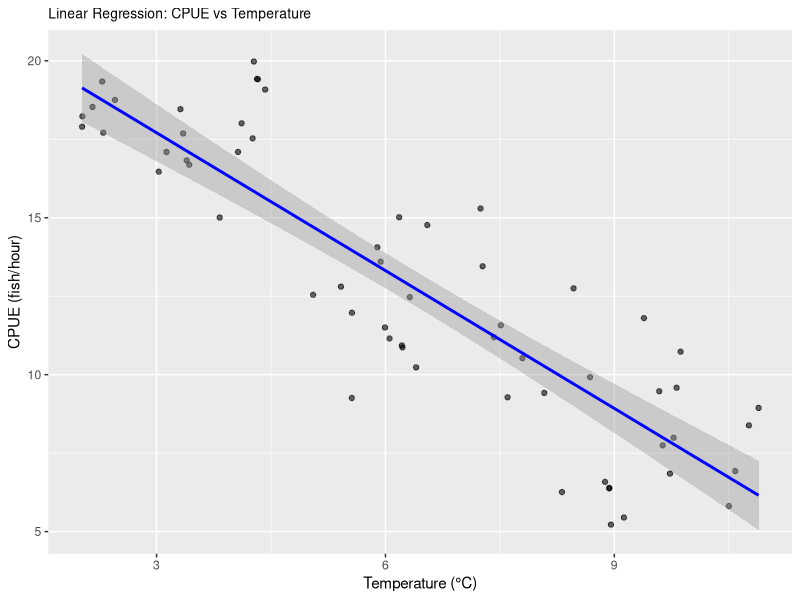
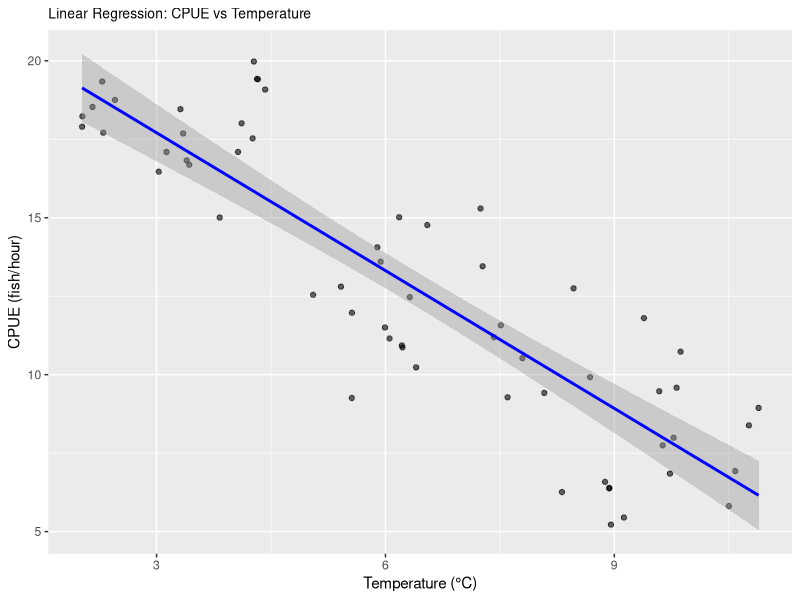

These charts were generated, in order, by the following R code:
# git hub to website:
# go to terminal
# git status
# git pull
# git status
# git add -A
# git status
# git commit -am 'brief message'
# git status
# git push
# git status
# git pull



# homework 4

# Question 1
x = 1.1
a = 2.2
b = 3.3

# a.
z <- x^a^b
print(z)

# b.
z <- (x^a)^b
print(z)

# c. 
z <- 3*x^3 + 2*x^2 + 1
print(z)

# Question 2
?rep()
?seq()

# a.
rep(c(seq(1,8), seq(7,1)))

# b.
rep(rep(1:5, times = 1:5))

# c.
rep(5:1, times = 1:5)

# Question 3
?asin() 
?acos()
?atan()
?runif

# Make the two random uniform vectors
set.seed(123)
x <- runif(1)
print(x)
y <- runif(1)
print(y)

# Convert to polar coordinates
polar <- sqrt(x^2 + y^2)

theta = atan2(y,x)

print("Polar coordinates:")
print(c("r =", polar))
print(c("θ (in radians) =", theta))
print(c("θ (in degrees) =", theta * (180/pi)))

# Question 4
queue <- c("sheep", "fox", "owl", "ant")
queue <- c("sheep", "fox", "owl", "ant", "serpent")
queue <- c("donkey", "sheep", "fox", "owl", "ant", "serpent")
queue <- c("donkey", "sheep", "fox", "owl", "ant")
queue <- c("donkey", "sheep", "fox", "ant")
queue <- c("donkey", "sheep", "fox", "aphid", "ant")

# the aphid is the 4th in line

# Question 5
# Create sequence from 1 to 100
numbers <- 1:100

# vector of all of the integers from 1 to 100 that are not divisible by 2, 3, or 7
result <- numbers[numbers %% 2 != 0 & numbers %% 3 != 0 & numbers %% 7 != 0]
print(result)


# homework 5 ---------------------------------------

# Question 1 : Assign to the variable n_dims a single random integer between 3 and 10.
# make this reproducible by using the set.seed() however, if you want new numbers you can comment this out
# set.seed(25) 
# randomly assign a single random integer between 3 and 10 
n_dims <- sample(3:10, 
                 size = 1)
print(n_dims)

# part a: Create a vector of consecutive integers from 1 to n_dims^2. 
# we need to create a vector of numbers 1: n_dims^2
numbers <- 1:(n_dims^2)
print(numbers)

#part b: Use the sample function to randomly reshuffle these values.
numbers <- sample(numbers)
print(numbers)

# part c: create a square matrix with these elements.
# this needs to be square so we need to use 9 X 9 matrix because
square_matrix <- matrix(numbers, 
                 nrow = n_dims, 
                 ncol = n_dims)

# part d: print out the matrix.
print(square_matrix)

# part e: find a function in r to transpose the matrix.
# I found the t() function to transpose my 9 X 9 matrix
transposed <- t(square_matrix)

# part f: print it out again and note how it has changed.
print(transposed) # it flipped flopped the columns and the rows in the matrix. For example, the value in [1,2] of 67 for the square_matrix matrix moved to [2,1] in the transposed matrix

# part g: calculate the sum and the mean of the elements in the first row and then the last row.
# For the first row of the transposed matrix
sum_first_row <- sum(transposed[1, ])
print(sum_first_row)
mean_first_row <- mean(transposed[1, ])
print(mean_first_row)

# For the last row of the transposed matrix
sum_last_row <- sum(transposed[n_dims, ])
print(sum_last_row)
mean_last_row <- mean(transposed[n_dims, ])
print(mean_last_row)

# part h: read about the eigen() function and use it on your matrix
?eigen()

eigen_matrix <- eigen(transposed)
print(eigen_matrix)

# part i: look carefully at the elements of $values and $vectors in the output. What kind of numbers are these?
eigen_matrix$values
eigen_matrix$vectors

# I have read the R help file on the output from the eigen() function. The help file states that the values and vectors may contain complex numbers. 

# part j: dig in with the typeof() function to figure out their type.

# Check the typeof() for the values of of the eigen matrix
typeof(eigen_matrix$values) 
# this returned that the values are complex

# What is the typeof() of the vectors in the eigen table?
typeof(eigen_matrix$vectors)
# This also returned a complex type

# part k: if have set your code up properly, you should be able to re-run it and create a matrix of different size because n_dims will change.

# I re ran the code and it changed the n_dims. However, if I wanted to keep the same table, I would run the set.seed() function to prevent it from changing each time and it is reproducible. 


# Question 2 ----------------------------------
# part a: Create a list with the following named elements: my_matrix, which is a 4 x 4 matrix filled with random uniform values
my_matrix <- matrix(runif(16), nrow = 4, ncol = 4)
print(my_matrix)

# part b: my_logical which is a 100-element vector of TRUE or FALSE values. Do this efficiently by setting up a vector of random values and then applying an inequality to it.
my_logical <- runif(100) > 0.5
print(my_logical)

# part c: my_letters, which is a 26-element vector of all the lower-case letters in random order.
my_letters <- sample(letters)
print(my_letters)

# Now I need to create a list of all of these. 
# Create the list with all three named elements
my_list <- list(
  my_matrix = my_matrix,
  my_logical = my_logical,
  my_letters = my_letters
)
str(my_list)
print(my_list)

# part d: create a new list, which has the element[2,2] from the matrix, the second element of the logical vector, and the second element of the letters vector.
my_list2 <- list(
  matrix_element = my_list$my_matrix[2,2],
  logical_element = my_list$my_logical[2],
  letter_element = my_list$my_letters[2]
)
str(my_list2)
print(my_list2)

# part e: use the typeof() function to confirm the underlying data types of each component in this list
typeof(my_list2$matrix_element) # double
typeof(my_list2$logical_element) # logical
typeof(my_list2$letter_element) # character

# part f: combine the underlying elements from the new list into a single atomic vector with the c() function.
vector <- c(my_list2$matrix_element,
            my_list2$logical_element,
            my_list2$letter_element)

# part g: what is the data type of this vector?
typeof(vector)
# it is a character

# Question 3 ------------------------------------
# part a: Create a data frame with the two variables (= columns) and 26 cases (= rows) below: call the first variable my_unis and fill it with 26 random uniform values from 0 to 10
# First we need to create my_unis
# part b: call the second variable my_letters and fill it with 26 capital letters in random order.
# now we need to make my_letters
my_df <- data.frame(
  my_unis = runif(26, min = 0, max = 10),
  my_letters = sample(LETTERS)
)
print(my_df)

# part c: for the first variable, use a single line of code in R to select 4 random rows and replace the numerical values in those rows with NA.
my_df$my_unis[sample(1:26, 4)] <- NA 

# part d: for the first variable, write a single line of R code to identify which rows have the missing values.
which(is.na(my_df$my_unis)) # columns 4, 5, 18, 21 have missing columns

# part e: re-order the entire data frame to arrange the second variable in alphabetical order
my_df <- my_df[order(my_df$my_letters), ]

# part f: calculate the column mean for the first variable.
mean_variable1 <- mean(my_df$my_unis, na.rm = TRUE) # 5.15755






# Homework 6 --------------------------

# Question 1. Think about an ongoing study in your lab (or a paper you have read in a different class), and decide on a pattern that you might expect in your experiment if a specific hypothesis were true.

# I am in Dr. Mark Henderson's lab studying catch per unit effort (CPUE; fish/hr) of Atlantic Salmon in Lake Champlain using boat electrofishing. We have generated CPUE of Atlantic Salmon catch rates for a sampling protocol for fish collection for acoustic telemetry studies. Understanding the optimal sampling time is beneficial for us because we want to be most efficient while collecting fish in the field. We are interested in how the water temperature of Lake Champlain effects the CPUE of Atlantic Salmon. We hypothesize that as the water temperature increases, the CPUE of Atlantic Salmon will decrease because the Atlantic Salmon will be in deeper water and out of the electrical field where we are shocking (<15 ft.). The Atlantic Salmon are cold-water fish and want to live in the cooler and deeper waters when the surface temperature is higher. 

# Question 2. To start simply, assume that the data in each of your treatment groups follow a normal distribution. Specify the sample sizes, means, and variances for each group that would be reasonable if your hypothesis were true. You may need to consult some previous literature and/or an expert in the field to come up with these numbers.

# Question 3. Using the methods we have covered in class, write code to create a random data set that has these attributes. Organize these data into a data frame with the appropriate structure.
library(ggplot2)
library(dplyr)

# Set seed for reproducibility
# set.seed(25)

# Create the dataframe
?rnorm()

low <- data.frame(
  temp_group = "Low (2-4.9°C)",
  CPUE = rnorm(n = 20, mean = 18, sd = 1.2),
  temperature = runif(20, 2, 4.9));low

medium <- data.frame(
  temp_group = "Medium (5-7.9°C)",
  CPUE = rnorm(n = 20, mean = 12, sd = 1.5),
  temperature = runif(20, 5, 7.9));medium

high <- data.frame(
  temp_group = "High (8-10.9°C)",
  CPUE = rnorm(n = 20, mean = 8, sd = 2),
  temperature = runif(20, 8, 10.9));high

# combine all of the the datasets together to make a big dataset with low, medium, and high datasets
data <- rbind(low, medium, high)

# Question 4. Now write code to analyze the data (probably as an ANOVA or regression analysis, but possibly as a logistic regression or contingency table analysis. Write code to generate a useful graph of the data.

# First, we can do a linear regression on the continuous variables 
# Fit linear model
linear_regression <- lm(CPUE ~ temperature, data = data)

my_out <- c(slope=summary(linear_regression)$coefficients[2,1],
            p_value=summary(linear_regression)$coefficients[2,4],
            r_squared = summary(linear_regression)$r.squared);my_out

print(summary(linear_regression))

## 

# 3. Visualizations
# Create scatter plot with regression line
salmon_plot <- ggplot(data, aes(x = temperature, y = CPUE)) +
  geom_point(alpha = 0.6) +
  geom_smooth(method = "lm", color = "blue") +
  labs(
    title = "Linear Regression: CPUE vs Temperature",
    x = "Temperature (°C)",
    y = "CPUE (fish/hour)"
  ) + theme(plot.title = element_text(size = 10));salmon_plot

print(salmon_plot)


# Question 5. Try running your analysis multiple times to get a feeling for how variable the results are with the same parameters, but different sets of random numbers.

## I have rerun the code above so that the random numbers change each time to see the differences!

# Question 6. Now, using a series of for loops, adjust the parameters of your data to explore how they might impact your results/analysis, and store the results of your for loops into an object so you can view it. For example, what happens if you were to start with a small sample size and then re-run your analysis? Would you still get a significant result? What if you were to increase that sample size by 5, or 10? How small can your sample size be before you detect a significant pattern (p < 0.05)? How small can the differences between the groups be (the “effect size”) for you to still detect a significant pattern?
# Set seed for reproducibility
set.seed(25)

# Change sample sizes, decreasing sample sizes
m <- c(2,3,4,5,6,7,8,9,10,15)
for (i in seq_along(m)){
  print(m[i])
  low <- data.frame(
    temp_group = "Low (2-4.9°C)",
    CPUE = rnorm(n = m[i], mean = 10, sd = 1.2),
    temperature = runif(m[i], 2, 4.9));low
  
  medium <- data.frame(
    temp_group = "Medium (5-7.9°C)",
    CPUE = rnorm(n = m[i], mean = 6, sd = 1.3),
    temperature = runif(m[i], 5, 7.9));medium
  
  high <- data.frame(
    temp_group = "High (8-10.9°C)",
    CPUE = rnorm(n = m[i], mean = 4, sd = 1.3),
    temperature = runif(m[i], 8, 10.9));high
  data <- rbind(low, medium, high)
  linear_regression <- lm(CPUE ~ temperature, data = data)
  
  my_out <- c(slope=summary(linear_regression)$coefficients[2,1],
              p_value=summary(linear_regression)$coefficients[2,4],
              r_squared = summary(linear_regression)$r.squared);my_out
  
  print(summary(linear_regression))
  
}

# I wanted to test if changing the sample sizes would impact the p-value and r-squared of the regression. I found a significant difference (p < 0.05) with 20 samples, so I wanted to see how if I decreased the sample size that at what sample size I would not see a significant difference. Therefore, I created a for loop and included various sample sizes and found that at 2 sample sizes, I did not see a significant difference. So, a sample size of 3 would be the effective sample size (this is the answer for Question 7). 

# Change the means for each temp group for sample size of 20
mean_low <- c(5, 6, 7, 8, 9, 10, 11)
for (i in seq_along(mean_low)){
  print(mean_low[i])
  low <- data.frame(
    temp_group = "Low (2-4.9°C)",
    CPUE = rnorm(n = 20, mean = mean_low[i], sd = 1.2),
    temperature = runif(20, 2, 4.9));low
  
  medium <- data.frame(
    temp_group = "Medium (5-7.9°C)",
    CPUE = rnorm(n = m[i], mean = 6, sd = 1.3),
    temperature = runif(m[i], 5, 7.9));medium
  
  high <- data.frame(
    temp_group = "High (8-10.9°C)",
    CPUE = rnorm(n = m[i], mean = 4, sd = 1.3),
    temperature = runif(m[i], 8, 10.9));high
  data <- rbind(low, medium, high)
  linear_regression <- lm(CPUE ~ temperature, data = data)
  
  my_out <- c(slope=summary(linear_regression)$coefficients[2,1],
              p_value=summary(linear_regression)$coefficients[2,4],
              r_squared = summary(linear_regression)$r.squared);my_out
  
  print(summary(linear_regression))
  
}

## The lower the mean is for the low temperature group, the less the p value gets from the regression analysis. This does mot really have any significant management implications because you really can not alter the means (the data is the data that you collect) however, for practicing the for loop, it was helpful to do. 

# Question 7. Alternatively, for the effect sizes you originally hypothesized, what is the minimum sample size you would need in order to detect a statistically significant effect? Again, run the model a few times with the same parameter set to get a feeling for the effect of random variation in the data.

## See the comment in Question #6. The effective sample size to detect a significant difference in the linear regression would be 

# Question 8. Write up your results in a markdown file, organized with headers and different code chunks to show your analysis. Be explicit in your explanation and justification for sample sizes, means, and variances.

## Complete



### Homework 7 -------------------------------------------------------------------
